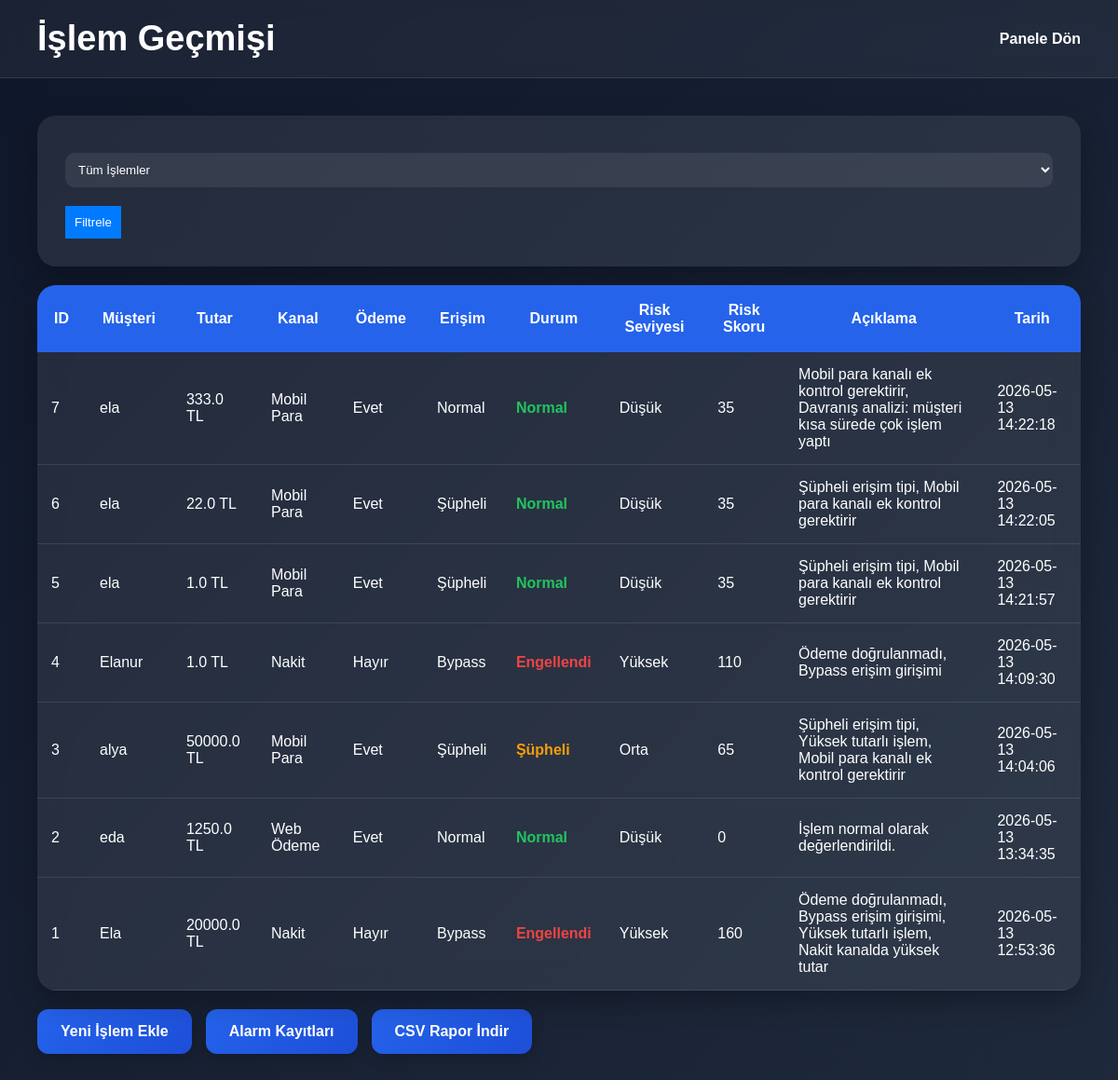
Page /islemler (signed in) on the earlier database version.
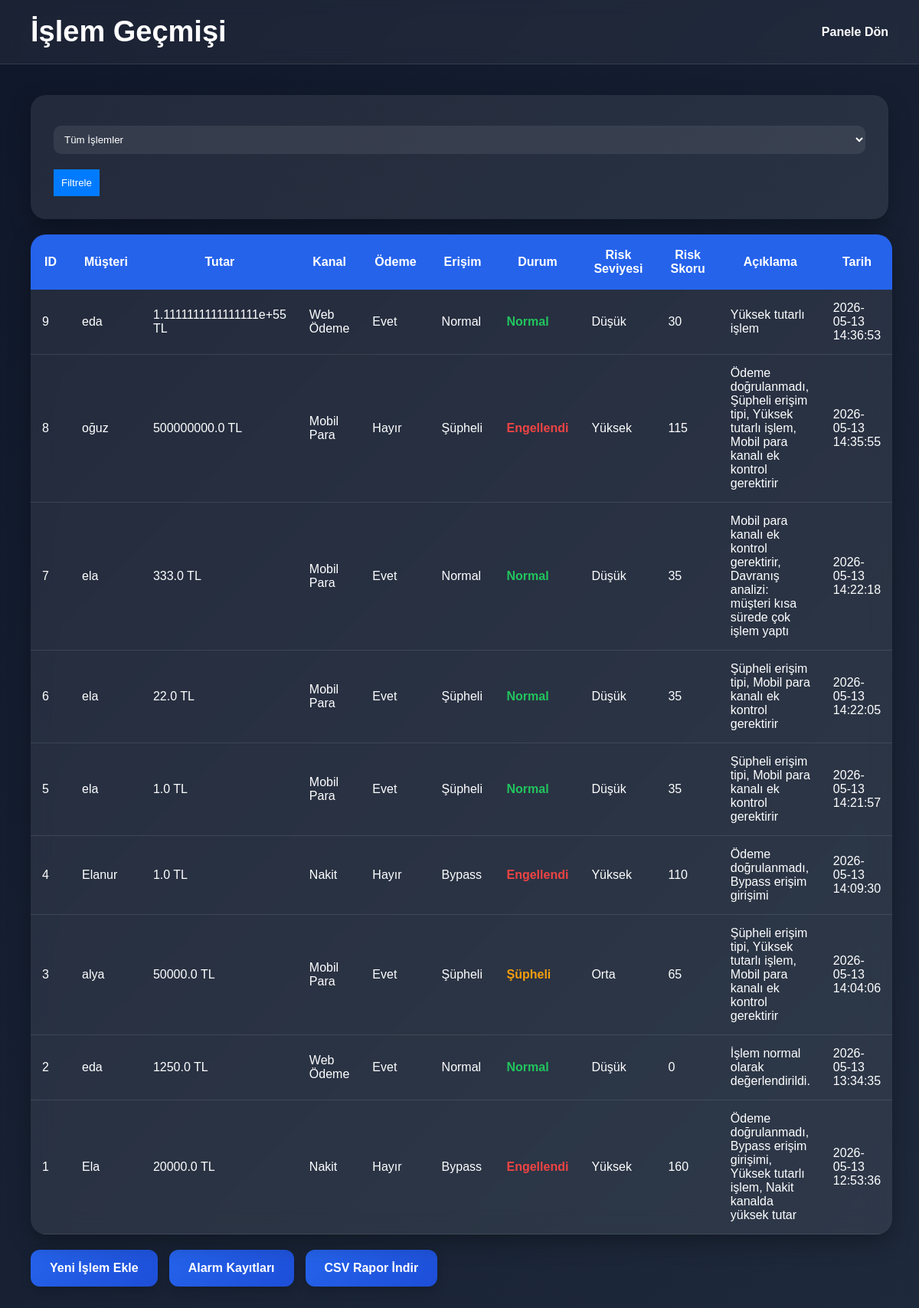
Same page on the later database version.
### tables this page shows
CREATE TABLE islemler (
        id INTEGER PRIMARY KEY AUTOINCREMENT,
        musteri_adi TEXT NOT NULL,
        tutar REAL NOT NULL,
        kanal TEXT NOT NULL,
        odeme_onayli TEXT NOT NULL,
        erisim_tipi TEXT NOT NULL,
        durum TEXT NOT NULL,
        risk_seviyesi TEXT NOT NULL,
        risk_skoru INTEGER NOT NULL,
        aciklama TEXT NOT NULL,
        tarih TIMESTAMP DEFAULT CURRENT_TIMESTAMP
    );

### app.py (the view)
@app.route("/islemler")
def islemler():
    if "kullanici" not in session:
        return redirect("/")
    durum_filtre = request.args.get("durum")
    conn = sqlite3.connect("dolandiricilik.db")
    cursor = conn.cursor()
    if durum_filtre and durum_filtre != "Tümü":
        cursor.execute(
            "SELECT * FROM islemler WHERE durum=? ORDER BY id DESC",
            (durum_filtre,)
        )
    else:
        cursor.execute("SELECT * FROM islemler ORDER BY id DESC")
    islemler = cursor.fetchall()
    conn.close()
    return render_template(
        "islemler.html",
        islemler=islemler,
        secili_durum=durum_filtre
    )

### templates/islemler.html (shortened to what this page needs)
<!DOCTYPE html>
<html lang="tr">
<link rel="stylesheet" href="/static/style.css">
<head>
</head>
<body>
<div class="ust-bar">
    <h1>İşlem Geçmişi</h1>
    <a href="/panel">Panele Dön</a>
</div>
<div class="container">
    <form method="GET" action="/islemler" style="margin-bottom:20px;">
    <select name="durum" style="padding:10px;">
        <option value="Tümü">Tüm İşlemler</option>
    </select>
    <button type="submit"
            style="padding:10px; background:#007bff; color:white; border:none;">
        Filtrele
    </button>
</form>
    <table>
        <tr>
            <th>ID</th>
            <th>Müşteri</th>
            <th>Tutar</th>
            <th>Kanal</th>
            <th>Ödeme</th>
            <th>Erişim</th>
            <th>Durum</th>
            <th>Risk Seviyesi</th>
            <th>Risk Skoru</th>
            <th>Açıklama</th>
            <th>Tarih</th>
        </tr>
        {% for islem in islemler %}
        <tr>
            <td>{{ islem[0] }}</td>
            <td>{{ islem[1] }}</td>
            <td>{{ islem[2] }} TL</td>
            <td>{{ islem[3] }}</td>
            <td>{{ islem[4] }}</td>
            <td>{{ islem[5] }}</td>
            <td>
                {% if islem[6] == "Normal" %}
                    <span class="normal">{{ islem[6] }}</span>
                {% elif islem[6] == "Şüpheli" %}
                    <span class="supheli">{{ islem[6] }}</span>
                {% else %}
                    <span class="engellendi">{{ islem[6] }}</span>
                {% endif %}
            </td>
            <td>{{ islem[7] }}</td>
            <td>{{ islem[8] }}</td>
            <td>{{ islem[9] }}</td>
            <td>{{ islem[10] }}</td>
        </tr>
        {% endfor %}
    </table>
    <div class="alt-butonlar">
    {% if session["rol"] == "Admin" %}
        <a class="buton" href="/islem-ekle">Yeni İşlem Ekle</a>
        <a class="buton" href="/alarm-kayitlari">Alarm Kayıtları</a>
        <a class="buton" href="/rapor-indir">CSV Rapor İndir</a>
    {% endif %}
</div>
</div>
</body>
</html>

### static/style.css (style rules this page uses)
body { font-family: Arial; margin:0; padding:0; background: linear-gradient(135deg, #0f172a, #1e293b); min-height:100vh; color:white; }
.ust-bar { background: rgba(255,255,255,0.05); backdrop-filter: blur(10px); padding:20px 40px; display:flex; justify-content:space-between; align-items:center; border-bottom:1px solid rgba(255,255,255,0.1); }
.ust-bar h1 { margin:0; font-size:38px; }
.ust-bar a { color:white; text-decoration:none; font-weight:bold; }
.container { padding:40px; }
.menu a, .buton { text-decoration:none; background: linear-gradient(135deg, #2563eb, #1d4ed8); color:white; padding:15px 25px; border-radius:12px; font-weight:bold; transition:0.3s; box-shadow:0px 5px 15px rgba(0,0,0,0.2); border:none; cursor:pointer; }
table { width:100%; border-collapse:collapse; background: rgba(255,255,255,0.08); backdrop-filter: blur(15px); border-radius:20px; overflow:hidden; box-shadow:0px 10px 30px rgba(0,0,0,0.3); }
th { background:#2563eb; color:white; padding:18px; }
td { padding:15px; border-bottom:1px solid rgba(255,255,255,0.1); }
input, select { width:100%; padding:14px; margin-top:10px; margin-bottom:20px; border-radius:10px; border:none; background:rgba(255,255,255,0.08); color:white; }
form { background: rgba(255,255,255,0.08); padding:30px; border-radius:20px; box-shadow:0px 10px 30px rgba(0,0,0,0.3); }
.normal { color:#22c55e; font-weight:bold; }
.supheli { color:#f59e0b; font-weight:bold; }
.engellendi { color:#ef4444; font-weight:bold; }
.alt-butonlar { margin-top:30px; display:flex; gap:15px; flex-wrap:wrap; }
.alt-butonlar .buton { display:inline-block; }
.alt-butonlar { display:flex; gap:15px; margin-top:20px; flex-wrap:wrap; }
select option { background:#1e293b; color:white; }

Differences in the rows shown:
added islemler: id "9", musteri_adi "eda", tutar "1.1111111111111111e+55", kanal "Web Ödeme", odeme_onayli "Evet", erisim_tipi "Normal", durum "Normal", risk_seviyesi "Düşük", risk_skoru "30", aciklama "Yüksek tutarlı işlem", tarih "2026-05-13 14:36:53"
added islemler: id "8", musteri_adi "oğuz", tutar "500000000.0", kanal "Mobil Para", odeme_onayli "Hayır", erisim_tipi "Şüpheli", durum "Engellendi", risk_seviyesi "Yüksek", risk_skoru "115", aciklama "Ödeme doğrulanmadı, Şüpheli erişim tipi, Yüksek tutarlı işlem, Mobil para kanalı ek kontrol gerektirir", tarih "2026-05-13 14:35:55"
